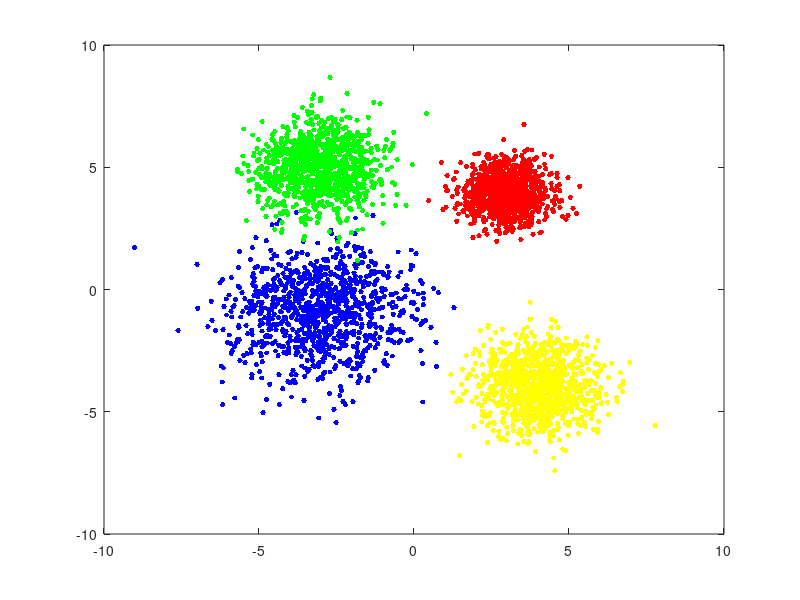

Write MATLAB code to recreate this figure. (Note: this script raises an error after producing the figure.)
% Generate a 2D uncorrelated dataset
% Implement KMeans from first principles 
%
clc;
close all;
clear;
% 1. Generate dataset
%%%%%%%%%%%%%%%%%%%%%%%%%%%%%%%%%%%%%%%%
Mean1 = [-3; -1];
Std1 = std(Mean1);
Mean2 = [3; 4];
Std2 = std(Mean2);
Mean3 = [4; -4];
Std3 = 1;
Mean4 = [-3; 5];
Std4 = 1;
samples = 1000; 
data1 = Std1 * randn(2, samples) + repmat(Mean1, 1, samples);
data2 = Std2 * randn(2, samples) + repmat(Mean2, 1, samples);
data3 = Std3 * randn(2, samples) + repmat(Mean3, 1, samples);
data4 = Std4 * randn(2, samples) + repmat(Mean4, 1, samples);
figure;
plot(data1(1, :), data1(2,:),'b.', 'MarkerSize',12);
hold on;
plot(data2(1,:), data2(2,:), 'r.', 'MarkerSize',12);
plot(data3(1,:), data3(2,:), 'y.', 'MarkerSize',12);
plot(data4(1,:), data4(2,:), 'g.', 'MarkerSize',12);
legend('Dataset 1', 'Dataset 2', 'Dataset 3', 'Dataset 4', 'location', 'NW'); 
title('Original Dataset');
hold off;
xlabel('x-value');
ylabel('y-value');
xlim([-10 10]);
ylim([-8 12]);
grid on;

%GMMExample_1D();
% 2.Concatenate the training datasets and plot
%%%%%%%%%%%%%%%%%%%%%%%%%%%%%%%%%%%%%%%%%%%%%%%%%%%%%%%%%%%%%%%%%%%
trainData = [data1 data2 data3 data4];
figure;
plot(trainData(1, :), trainData(2,:),'b.', 'MarkerSize',12);
legend('Dataset','location', 'NW'); %'best');
title('Merged Dataset');
xlabel('x-value');
ylabel('y-value');
xlim([-10 10]);
ylim([-8 12]);
grid on;

% 3. Implement KMeans from first principles
%%%%%%%%%%%%%%%%%%%%%%%%%%%%%%%%%%%%%%%%%%%%%%%
X = trainData';
K = 4;
max_iterations = 10; %5;
max_k = 10;
% randomly assign the K data points as the initial "centroids" of the K clusters
elbow_found = false;
k_sumD = zeros(max_k,1);
k_indices = zeros(4000,max_k);
k_mse = zeros(max_k,1);
final_centroids = zeros(max_k,2);
final_indices = zeros(max_k,1);
elbow = 0;
for k = 1:max_k % iterate through multiple K values 
    centroids = initCentroids(X,k);
    sumD = zeros(k,1);
    for i = 1:max_iterations
        indices = getClosestCentroids(X, centroids); % reassign the indices to the relevant clusters
        [centroids, distances] = computCentroidsandDistances(X, indices, k); % recalculate centroids, and distances among all clusters
        sumD(i) = distances; 
    end
    k_mse(k) = mse(X, centroids)/k;
    k_sumD(k) = sumD(max_iterations); % Get final distance value for finished iteration of K
    k_indices(:,k) = indices; % Get final indices for finished iteration of K
    if k == 4
        final_centroids = centroids;
        final_indices = indices;
    end
end

% Plotting Calinski-Harabasz evaluation
eva = evalclusters(X, k_indices, 'CalinskiHarabasz');
figure;
plot(eva);
title('Calinski-Harabasz Method for Optimal K');
grid on;
%idx = kmeans (X, K); %this is to use kmeans function to calculate the
%indices for each cluster
   figure;
   plot(sumD, 'bo-', 'linewidth',2);
   title('Overall distances vs. number of iterations');
    xlabel('Iterations');
    ylabel('Overall distances');
    grid on;
%%%%%%%%%%%%%%%%%%%%%%%%%%%%%%%%%%%%%%%%%%%%%%%%%%%%%%%%%%%%%%%%%%%%%%%%%%%
% Plotting each k_sumD
figure;
plot(k_sumD, 'bo-', 'LineWidth',2);
title('Elbow Method for Optimal K');
    xlabel('K value')
    ylabel('MSE');
    grid on;

% 4. Run your KMeans function on the data and plot results
%%%%%%%%%%%%%%%%%%%%%%%%%%%%%%%%%%%%%%%%%%%%%%%%%%%%%%%%%%%%%%%%%%%%%%%%%%%
message = sprintf('KMeans Clustering (MaxIterations = %d)', max_iterations);
figure;

plot(trainData(1, final_indices == 1),trainData(2, final_indices == 1),'b.', 'MarkerSize',12);% for 1st cluster
hold on;
plot(trainData(1, final_indices == 2), trainData(2, final_indices == 2), 'r.', 'MarkerSize',12); %for 2nd cluster
plot(trainData(1, final_indices == 3), trainData(2, final_indices == 3), 'y.', 'MarkerSize',12); %for 3rd cluster
plot(trainData(1, final_indices == 4), trainData(2, final_indices == 4), 'g.', 'MarkerSize',12); %for 4th cluster

plot(final_centroids(1,1),final_centroids(1,2),'kx', 'MarkerSize',15,'LineWidth',3); %for the 1st centroid
plot(final_centroids(2,1),final_centroids(2,2),'kx', 'MarkerSize',15,'LineWidth',3); %for the 2nd centroid
plot(final_centroids(3,1),final_centroids(3,2),'kx', 'MarkerSize',15,'LineWidth',3); %for the 3rd centroid
plot(final_centroids(4,1),final_centroids(4,2),'kx', 'MarkerSize',15,'LineWidth',3); %for the 4th centroid

xlabel('x-value');
ylabel('y-value');
xlim([-10 10]);
ylim([-8 12]);
grid on;

hold off;
%%%%%%%%%%%%%%%%%%%%%%%%%%%%%%%%%%%%%%%%%%%%%%%%%%%%%%%%%%%%%%%%%%%%%%%%%%%
% Plotting GMM
figure;
hold on;
gm = fitgmdist(X,4);
scatter(X(:,1),X(:,2),10,'.');

gmPDF = @(x,y) arrayfun(@(x0,y0) pdf(gm,[x0 y0]),x,y);

idx = cluster(gm,X);

gscatter(X(:,1),X(:,2),idx);
fcontour(gmPDF,[[-10,10] [-8 12]]);
legend('Cluster 1','Cluster 2','Cluster 3','Cluster 4','Location','best');
